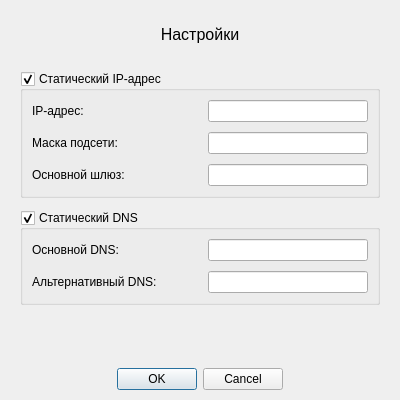
<?xml version="1.0" encoding="UTF-8"?>
<ui version="4.0">
 <class>MainWindow</class>
 <widget class="QMainWindow" name="MainWindow">
  <property name="geometry">
   <rect>
    <x>0</x>
    <y>0</y>
    <width>400</width>
    <height>400</height>
   </rect>
  </property>
  <property name="sizePolicy">
   <sizepolicy hsizetype="Fixed" vsizetype="Fixed">
    <horstretch>0</horstretch>
    <verstretch>0</verstretch>
   </sizepolicy>
  </property>
  <property name="minimumSize">
   <size>
    <width>400</width>
    <height>400</height>
   </size>
  </property>
  <property name="maximumSize">
   <size>
    <width>400</width>
    <height>400</height>
   </size>
  </property>
  <property name="windowTitle">
   <string>TCP/IP настройки</string>
  </property>
  <widget class="QWidget" name="centralwidget">
   <layout class="QVBoxLayout" name="verticalLayout">
    <property name="spacing">
     <number>12</number>
    </property>
    <property name="leftMargin">
     <number>20</number>
    </property>
    <property name="rightMargin">
     <number>20</number>
    </property>
    <property name="bottomMargin">
     <number>10</number>
    </property>
    <item>
     <widget class="QLabel" name="labelTitle">
      <property name="minimumSize">
       <size>
        <width>0</width>
        <height>50</height>
       </size>
      </property>
      <property name="font">
       <font>
        <pointsize>12</pointsize>
       </font>
      </property>
      <property name="text">
       <string>Настройки</string>
      </property>
      <property name="alignment">
       <set>Qt::AlignCenter</set>
      </property>
     </widget>
    </item>
    <item>
     <widget class="QGroupBox" name="groupBoxAddress">
      <property name="sizePolicy">
       <sizepolicy hsizetype="Preferred" vsizetype="Minimum">
        <horstretch>0</horstretch>
        <verstretch>0</verstretch>
       </sizepolicy>
      </property>
      <property name="title">
       <string>Статический IP-адрес</string>
      </property>
      <property name="checkable">
       <bool>true</bool>
      </property>
      <property name="checked">
       <bool>true</bool>
      </property>
      <layout class="QGridLayout" name="gridLayout">
       <property name="verticalSpacing">
        <number>10</number>
       </property>
       <item row="0" column="0">
        <widget class="QLabel" name="labelIp">
         <property name="sizePolicy">
          <sizepolicy hsizetype="Expanding" vsizetype="Preferred">
           <horstretch>0</horstretch>
           <verstretch>0</verstretch>
          </sizepolicy>
         </property>
         <property name="text">
          <string>IP-адрес:</string>
         </property>
        </widget>
       </item>
       <item row="0" column="1">
        <widget class="QLineEdit" name="lineEditIp">
         <property name="minimumSize">
          <size>
           <width>120</width>
           <height>0</height>
          </size>
         </property>
         <property name="maximumSize">
          <size>
           <width>160</width>
           <height>16777215</height>
          </size>
         </property>
         <property name="maxLength">
          <number>15</number>
         </property>
        </widget>
       </item>
       <item row="1" column="0">
        <widget class="QLabel" name="labelIp_2">
         <property name="sizePolicy">
          <sizepolicy hsizetype="Expanding" vsizetype="Preferred">
           <horstretch>0</horstretch>
           <verstretch>0</verstretch>
          </sizepolicy>
         </property>
         <property name="text">
          <string>Маска подсети:</string>
         </property>
        </widget>
       </item>
       <item row="1" column="1">
        <widget class="QLineEdit" name="lineEditMask">
         <property name="minimumSize">
          <size>
           <width>120</width>
           <height>0</height>
          </size>
         </property>
         <property name="maximumSize">
          <size>
           <width>160</width>
           <height>16777215</height>
          </size>
         </property>
         <property name="maxLength">
          <number>15</number>
         </property>
        </widget>
       </item>
       <item row="2" column="0">
        <widget class="QLabel" name="labelIp_3">
         <property name="sizePolicy">
          <sizepolicy hsizetype="Expanding" vsizetype="Preferred">
           <horstretch>0</horstretch>
           <verstretch>0</verstretch>
          </sizepolicy>
         </property>
         <property name="text">
          <string>Основной шлюз:</string>
         </property>
        </widget>
       </item>
       <item row="2" column="1">
        <widget class="QLineEdit" name="lineEditGateway">
         <property name="minimumSize">
          <size>
           <width>120</width>
           <height>0</height>
          </size>
         </property>
         <property name="maximumSize">
          <size>
           <width>160</width>
           <height>16777215</height>
          </size>
         </property>
         <property name="maxLength">
          <number>15</number>
         </property>
        </widget>
       </item>
      </layout>
     </widget>
    </item>
    <item>
     <widget class="QGroupBox" name="groupBoxDns">
      <property name="sizePolicy">
       <sizepolicy hsizetype="Preferred" vsizetype="Minimum">
        <horstretch>0</horstretch>
        <verstretch>0</verstretch>
       </sizepolicy>
      </property>
      <property name="title">
       <string>Статический DNS</string>
      </property>
      <property name="checkable">
       <bool>true</bool>
      </property>
      <property name="checked">
       <bool>true</bool>
      </property>
      <layout class="QGridLayout" name="gridLayout_2">
       <property name="verticalSpacing">
        <number>10</number>
       </property>
       <item row="1" column="0">
        <widget class="QLabel" name="labelIp_5">
         <property name="sizePolicy">
          <sizepolicy hsizetype="Expanding" vsizetype="Preferred">
           <horstretch>0</horstretch>
           <verstretch>0</verstretch>
          </sizepolicy>
         </property>
         <property name="text">
          <string>Альтернативный DNS:</string>
         </property>
        </widget>
       </item>
       <item row="0" column="1">
        <widget class="QLineEdit" name="lineEditDns1">
         <property name="minimumSize">
          <size>
           <width>120</width>
           <height>0</height>
          </size>
         </property>
         <property name="maximumSize">
          <size>
           <width>160</width>
           <height>16777215</height>
          </size>
         </property>
         <property name="maxLength">
          <number>15</number>
         </property>
        </widget>
       </item>
       <item row="0" column="0">
        <widget class="QLabel" name="labelIp_4">
         <property name="sizePolicy">
          <sizepolicy hsizetype="Expanding" vsizetype="Preferred">
           <horstretch>0</horstretch>
           <verstretch>0</verstretch>
          </sizepolicy>
         </property>
         <property name="text">
          <string>Основной DNS:</string>
         </property>
        </widget>
       </item>
       <item row="1" column="1">
        <widget class="QLineEdit" name="lineEditDns2">
         <property name="minimumSize">
          <size>
           <width>120</width>
           <height>0</height>
          </size>
         </property>
         <property name="maximumSize">
          <size>
           <width>160</width>
           <height>16777215</height>
          </size>
         </property>
         <property name="maxLength">
          <number>15</number>
         </property>
        </widget>
       </item>
      </layout>
     </widget>
    </item>
    <item>
     <spacer name="verticalSpacer">
      <property name="orientation">
       <enum>Qt::Vertical</enum>
      </property>
      <property name="sizeHint" stdset="0">
       <size>
        <width>20</width>
        <height>9</height>
       </size>
      </property>
     </spacer>
    </item>
    <item>
     <widget class="QDialogButtonBox" name="buttonBox">
      <property name="standardButtons">
       <set>QDialogButtonBox::Cancel|QDialogButtonBox::Ok</set>
      </property>
      <property name="centerButtons">
       <bool>true</bool>
      </property>
     </widget>
    </item>
   </layout>
  </widget>
 </widget>
 <resources/>
 <connections/>
</ui>
